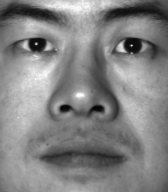
#> input picture NMF/data/CroppedYaleB/yaleB02/yaleB02_P00A+010E+00.pgm, 168 x 192 px
$ jupyter execute --allow-errors assignment1-Copy1.ipynb   (shell and % lines are left out)
#> lines starting #> are read from the running program, lines starting #| are printed output that depends on the picture; long printed decimals are rounded
## COMP5328 - Advanced Machine Learning
## Assignment 1: Non-negative Matrix Factorization
----------------------------------------------------------------------------------------

** (Semester 2, 2018) **

In this ipython notebook, we provide some example code for assignment1.
+ Load Data.
    - ORL dataset.
    - Extended YaleB dataset.
    - AR dataset (**optional**).
+ Perform Evaluation.
   - Relative Reconstruction Errors.
   - Accuracy, NMI (**optional**).

Lecturer: Tongliang Liu.

Tutors: Fengxiang He, Nicholas James, Liu Liu, Zhuozhuo Tu, Baosheng Yu.

** Note: All datasets can be used only for this assignment and you are not allowed to distribute these datasets. If you want to use AR dataset, you need to apply it by yourself (we do not provide AR dataset due to the problem of license, please find more details in http://www2.ece.ohio-state.edu/~aleix/ARdatabase.html). **

## 1. Load Dataset

### 1.0 Data Folder

[cell 1]
# The structure of data folder.

### 1.1 Load ORL Dataset and Extended YaleB Dataset.
+ ORL dataset contains ten different images of each of 40 distinct subjects. For some subjects, the images were taken at different times, varying the lighting, facial expressions (open / closed eyes, smiling / not smiling) and facial details (glasses / no glasses). All the images were taken against a dark homogeneous background with the subjects in an upright, frontal position (with tolerance for some side movement). The size of each image is 92x112 pixels, with 256 grey levels per pixel. To further reduce the computation complexity, you can resize all images to 30x37 pixels.

+ Extended YaleB dataset contains 2414 images of 38 human subjects under 9 poses and 64 illumination conditions. All images are manually aligned, cropped, and then resized to 168x192 pixels. To further reduce the computation complexity, you can resize all images to 42x48 pixels.

[cell 2]
import os
import numpy as np
from PIL import Image

def load_data(root='data/CroppedYaleB', reduce=4):
    """
    Load ORL (or Extended YaleB) dataset to numpy array.

    Args:
        root: path to dataset.
        reduce: scale factor for zooming out images.

    """
    images, labels = [], []

    for i, person in enumerate(sorted(os.listdir(root))):

        if not os.path.isdir(os.path.join(root, person)):
            continue

        for fname in os.listdir(os.path.join(root, person)):

            # Remove background images in Extended YaleB dataset.
            if fname.endswith('Ambient.pgm'):
                continue

            if not fname.endswith('.pgm'):
                continue

            # load image.
            img = Image.open(os.path.join(root, person, fname))
            img = img.convert('L') # grey image.

            # reduce computation complexity.
            img = img.resize([s//reduce for s in img.size])

            # TODO: preprocessing.

            # convert image to numpy array.
            img = np.asarray(img).reshape((-1,1))

            # collect data and label.
            images.append(img)
            labels.append(i)

    # concate all images and labels.
    images = np.concatenate(images, axis=1)
    labels = np.array(labels)

    return images, labels

#> (a cell that did not finish here is left out)

[cell 4]
root='data/CroppedYaleB'
person = sorted(os.listdir(root))[1]
reduce = 4
fname = os.listdir(os.path.join(root, person))[0]
img = Image.open(os.path.join(root, person, fname))
#> img is the input picture: PIL image 168x192 L; min 4, max 255, mean 131.3
img = img.convert('L')
img = img.resize([s//reduce for s in img.size])
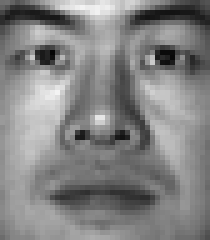
#> img: PIL image 42x48 L (shown 5 times larger); min 5, max 243, mean 131.3
np.asarray(img).reshape(-1,1)
#> Out = 2016 values, max 243 at index 58, min 5 at index 430, mean 131.3

### 1.2 Load AR Dataset (Optional)
AR dataset contains 2600 images of 100 individuals (50 male and 50 female). All images have been cropped and resized to 120x165 pixels. To further reduce the computation complexity, you can resize all images to 40x55 pixels.

[cell 5]
# [42 lines left out: function load_data_AR, not called in this run]

[cell 6]
# X, Y = load_data_AR(root='data/CroppedAR', reduce=3)
# print('AR dataset: X.shape = {}, Y.shape = {}'.format(X.shape, Y.shape))

---------------------------

## 2. Evaluation Metrics

### 2.1 Relative Reconstruction Errors (RRE)

To compare the robustness of different NMF algorithms, you can use the ```relative reconstruction errors```. Let $V$ denote the contaminated dataset (by adding noise), and $\hat{V}$
 denote the clean dataset. Let $W$ and $H$ denote the factorization results on $V$, the ``relative reconstruction errors`` then can be defined as follows:
 \begin{equation}
    RRE = \frac{ \| \hat{V} - WH \|_F }{ \| \hat{V} \|_F}.
\end{equation}

[cell 7]
# Load dataset.
print('==> Load ORL dataset ...')
# V_hat, Y_hat = load_data('data/ORL', reduce=3)
V_hat, Y_hat = load_data('data/CroppedYaleB', reduce=4)
#> call 2 of load_data, with root = 'data/CroppedYaleB', reduce = 4
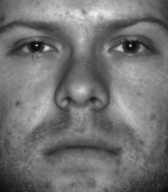
#> input picture NMF/data/CroppedYaleB/yaleB01/yaleB01_P00A+000E+00.pgm, 168 x 192 px
#> in load_data, img is the input picture: PIL image 168x192 L; min 9, max 246, mean 114.6
#> in load_data (call 2), `img = img.resize([s//reduce for s in img.size])`:
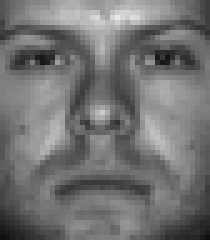
#> img: PIL image 42x48 L (shown 5 times larger); min 15, max 231, mean 114.6
#> in load_data (call 2), `img = np.asarray(img).reshape((-1,1))`: img = 2016 values, max 231 at index 149, min 15 at index 1974, mean 114.6
#> in load_data (call 2), `images = np.concatenate(images, axis=1)`: images = 2016 pairs, first value 15 to 231, second value 5 to 243
#> V_hat has the same summary as images in load_data; Y_hat = [0, 1]
print('V_hat.shape={}, Y_hat.shape={}'.format(V_hat.shape, Y_hat.shape))
#| V_hat.shape=(2016, 2), Y_hat.shape=(2,)

# Add Noise.
V_noise = np.random.rand(*V_hat.shape) * 40
V = V_hat + V_noise
#> V = 2016 pairs, first value 19.68 to 269.9, second value 16.64 to 271.7

import matplotlib.pyplot as plt
# img_size = [i//3 for i in (92, 112)] # ORL
img_size = [i//4 for i in (168, 192)] # ORL
ind = 10 # index of demo image.


print('==> Apply NMF ...')


N = V.shape[0]
#> N = 2016
M = V.shape[1]
#> M = 2
K = len(set(Y_hat))
#> K = 2
rng = np.random.RandomState(1)

F = rng.rand(N,K)
#> F = 2016 pairs, first value 0.000114 to 0.999, second value 9.7e-05 to 1
G = rng.rand(K,M)
#> G = [[0.693, 0.669], [0.868, 0.196]]

i = G.shape[1]
#> i = 2
D = (1/np.sqrt(np.sum((V - F.dot(G))**2, axis = 0)))
#> D = [0.00016, 0.000142]
steps = 5000
for step in range(steps):
    Dii = (1/np.sqrt(np.sum((V - F.dot(G))**2, axis = 0)))
    D = np.diag(Dii)
    Fu = F*(V.dot(D).dot(G.T))/(F.dot(G).dot(D).dot(G.T))
    Gu = G*(F.T.dot(V).dot(D))/(F.T.dot(F).dot(G).dot(D))

    e_F = np.sqrt(np.sum((Fu-F)**2, axis=(0,1)))/F.size
    e_G = np.sqrt(np.sum((Gu-G)**2, axis=(0,1)))/G.size
    if e_F<0.001 and e_G<0.001:
        print("step is:",step)
        break
    F = Fu
    G = Gu
#> this loop made 5000 passes
#> (Dii, D, e_F, e_G, G) on passes 1 to 3: ([0.00016, 0.000142], [[0.00016, 0], [0, 0.000142]], 1.83, 63.62, [[103.9, 186.5], [125.7, 63.56]]), ([9.26e-07, 7.9e-07], [[9.26e-07, 0], [0, 7.9e-07]], 1.82, 63.59, [[0.597, 0.953], [0.721, 0.394]]), ([0.00016, 0.000142], [[0.00016, 0], [0, 0.000142]], 1.84, 62.71, [[108.1, 176.8], [120.9, 77.9]])

[cell 8]
plt.figure(figsize=(10,3))
plt.subplot(141)
#> (the rest of this cell did not finish here and is left out)

[cell 9]
print('==> Evaluate RRE ...')
RRE = np.linalg.norm(V_hat - F.dot(G)) / np.linalg.norm(V_hat)
#> RRE = 0.994
print('RRE = {}'.format(RRE))
#| RRE = 0.9937

# RRE = 0.9134552559814326

[cell 10]
from collections import Counter
from sklearn.cluster import KMeans
from sklearn.metrics import accuracy_score
from sklearn.metrics import normalized_mutual_info_score

def assign_cluster_label(X, Y):
    kmeans = KMeans(n_clusters=len(set(Y))).fit(X)
    Y_pred = np.zeros(Y.shape)
#> Y_pred = [0, 0]
    for i in set(kmeans.labels_):
        ind = kmeans.labels_ == i
        Y_pred[ind] = Counter(Y[ind]).most_common(1)[0][0] # assign label.
#> this loop made 2 passes
#> ind on passes 1 to 2: [True, False], [False, True]
#> after the loop, Y_pred = [0, 1]
    return Y_pred

print('==> Evaluate Acc and NMI ...')

# Assign cluster labels.
Y_pred = assign_cluster_label(G.T, Y_hat)
#> Y_pred = [0, 1]

acc = accuracy_score(Y_hat, Y_pred)
#> acc = 1
nmi = normalized_mutual_info_score(Y_hat, Y_pred)
#> nmi = 1
print('Acc(NMI) = {:.4f} ({:.4f})'.format(acc, nmi))
#| Acc(NMI) = 1.0000 (1.0000)

# ==> Evaluate Acc and NMI ...
# Acc(NMI) = 0.7325 (0.8439)

#> (a cell that did not finish here is left out)

[cell 12]
# Standard NMF. From tutorial 6.
# [26 lines left out: function mf_multiplicative_update, not called in this run]

[cell 13]
# Load dataset.
print('==> Load ORL dataset ...')
V_hat, Y_hat = load_data('data/CroppedYaleB', reduce=4)
print('V_hat.shape={}, Y_hat.shape={}'.format(V_hat.shape, Y_hat.shape))
#| V_hat.shape=(2016, 2), Y_hat.shape=(2,)

# Add Noise.
V_noise = np.random.rand(*V_hat.shape) * 40
V = V_hat + V_noise
#> V = 2016 pairs, first value 28.84 to 261, second value 12.85 to 273.6

# Plot result.
import matplotlib.pyplot as plt
# img_size = [i//3 for i in (92, 112)] # ORL

img_size = [i//4 for i in (168, 192)] # ORL
#> img_size = [42, 48]

ind = 10 # index of demo image.

plt.figure(figsize=(10,3))
plt.subplot(141)
#> (the rest of this cell did not finish here and is left out)
